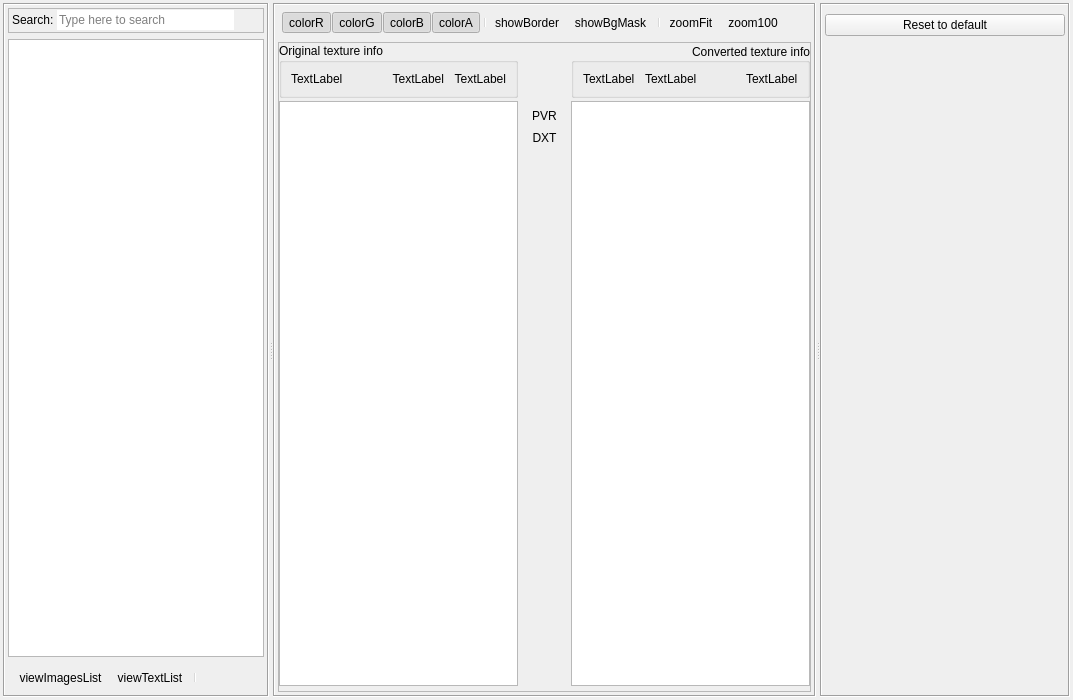
<?xml version="1.0" encoding="UTF-8"?>
<ui version="4.0">
 <class>TextureDialog</class>
 <widget class="QDialog" name="TextureDialog">
  <property name="geometry">
   <rect>
    <x>0</x>
    <y>0</y>
    <width>1073</width>
    <height>700</height>
   </rect>
  </property>
  <property name="sizePolicy">
   <sizepolicy hsizetype="Expanding" vsizetype="Expanding">
    <horstretch>0</horstretch>
    <verstretch>0</verstretch>
   </sizepolicy>
  </property>
  <property name="windowTitle">
   <string>Textures Browser</string>
  </property>
  <property name="windowIcon">
   <iconset resource="QtIcons.qrc">
    <normaloff>:/QtIconsTextureDialog/view_pictures.png</normaloff>:/QtIconsTextureDialog/view_pictures.png</iconset>
  </property>
  <property name="statusTip">
   <string/>
  </property>
  <property name="sizeGripEnabled">
   <bool>false</bool>
  </property>
  <property name="modal">
   <bool>false</bool>
  </property>
  <layout class="QVBoxLayout" name="mainLayout">
   <property name="spacing">
    <number>0</number>
   </property>
   <property name="margin">
    <number>3</number>
   </property>
   <item>
    <widget class="QSplitter" name="splitter">
     <property name="sizePolicy">
      <sizepolicy hsizetype="Expanding" vsizetype="Expanding">
       <horstretch>0</horstretch>
       <verstretch>0</verstretch>
      </sizepolicy>
     </property>
     <property name="orientation">
      <enum>Qt::Horizontal</enum>
     </property>
     <widget class="QFrame" name="frame">
      <property name="sizePolicy">
       <sizepolicy hsizetype="Expanding" vsizetype="Preferred">
        <horstretch>0</horstretch>
        <verstretch>0</verstretch>
       </sizepolicy>
      </property>
      <property name="frameShape">
       <enum>QFrame::Box</enum>
      </property>
      <property name="frameShadow">
       <enum>QFrame::Sunken</enum>
      </property>
      <layout class="QVBoxLayout" name="verticalLayout">
       <property name="margin">
        <number>3</number>
       </property>
       <item>
        <widget class="QFrame" name="frame_5">
         <property name="sizePolicy">
          <sizepolicy hsizetype="Preferred" vsizetype="Fixed">
           <horstretch>0</horstretch>
           <verstretch>0</verstretch>
          </sizepolicy>
         </property>
         <property name="frameShape">
          <enum>QFrame::StyledPanel</enum>
         </property>
         <property name="frameShadow">
          <enum>QFrame::Raised</enum>
         </property>
         <layout class="QHBoxLayout" name="horizontalLayout">
          <property name="spacing">
           <number>3</number>
          </property>
          <property name="leftMargin">
           <number>3</number>
          </property>
          <property name="topMargin">
           <number>0</number>
          </property>
          <property name="rightMargin">
           <number>3</number>
          </property>
          <property name="bottomMargin">
           <number>0</number>
          </property>
          <item>
           <widget class="QLabel" name="label">
            <property name="sizePolicy">
             <sizepolicy hsizetype="Preferred" vsizetype="Fixed">
              <horstretch>0</horstretch>
              <verstretch>0</verstretch>
             </sizepolicy>
            </property>
            <property name="text">
             <string>Search:</string>
            </property>
           </widget>
          </item>
          <item>
           <widget class="QLineEdit" name="textureFilterEdit">
            <property name="toolTip">
             <string>Type here to search</string>
            </property>
            <property name="statusTip">
             <string/>
            </property>
            <property name="frame">
             <bool>false</bool>
            </property>
            <property name="placeholderText">
             <string>Type here to search</string>
            </property>
           </widget>
          </item>
          <item>
           <widget class="QPushButton" name="clearFilterButton">
            <property name="minimumSize">
             <size>
              <width>23</width>
              <height>23</height>
             </size>
            </property>
            <property name="maximumSize">
             <size>
              <width>23</width>
              <height>23</height>
             </size>
            </property>
            <property name="toolTip">
             <string>Clear search results</string>
            </property>
            <property name="statusTip">
             <string/>
            </property>
            <property name="text">
             <string/>
            </property>
            <property name="icon">
             <iconset resource="QtIcons.qrc">
              <normaloff>:/QtIconsTextureDialog/editclear.png</normaloff>:/QtIconsTextureDialog/editclear.png</iconset>
            </property>
            <property name="autoDefault">
             <bool>true</bool>
            </property>
            <property name="flat">
             <bool>true</bool>
            </property>
           </widget>
          </item>
         </layout>
        </widget>
       </item>
       <item>
        <widget class="TextureList" name="listViewTextures">
         <property name="sizePolicy">
          <sizepolicy hsizetype="Expanding" vsizetype="Preferred">
           <horstretch>0</horstretch>
           <verstretch>0</verstretch>
          </sizepolicy>
         </property>
        </widget>
       </item>
       <item>
        <widget class="QToolBar" name="textureListToolbar">
         <property name="iconSize">
          <size>
           <width>16</width>
           <height>16</height>
          </size>
         </property>
         <addaction name="actionViewImagesList"/>
         <addaction name="actionViewTextList"/>
         <addaction name="separator"/>
        </widget>
       </item>
      </layout>
     </widget>
     <widget class="QSplitter" name="splitterH">
      <property name="sizePolicy">
       <sizepolicy hsizetype="Expanding" vsizetype="Expanding">
        <horstretch>80</horstretch>
        <verstretch>100</verstretch>
       </sizepolicy>
      </property>
      <property name="frameShape">
       <enum>QFrame::NoFrame</enum>
      </property>
      <property name="frameShadow">
       <enum>QFrame::Sunken</enum>
      </property>
      <property name="lineWidth">
       <number>1</number>
      </property>
      <property name="orientation">
       <enum>Qt::Vertical</enum>
      </property>
      <widget class="QFrame" name="frameTextures">
       <property name="sizePolicy">
        <sizepolicy hsizetype="Preferred" vsizetype="Preferred">
         <horstretch>0</horstretch>
         <verstretch>0</verstretch>
        </sizepolicy>
       </property>
       <property name="frameShape">
        <enum>QFrame::Box</enum>
       </property>
       <property name="frameShadow">
        <enum>QFrame::Sunken</enum>
       </property>
       <layout class="QVBoxLayout" name="verticalLayout_3">
        <property name="spacing">
         <number>5</number>
        </property>
        <property name="margin">
         <number>3</number>
        </property>
        <item>
         <widget class="QToolBar" name="textureToolbar">
          <property name="minimumSize">
           <size>
            <width>0</width>
            <height>0</height>
           </size>
          </property>
          <property name="sizeIncrement">
           <size>
            <width>0</width>
            <height>0</height>
           </size>
          </property>
          <property name="baseSize">
           <size>
            <width>0</width>
            <height>0</height>
           </size>
          </property>
          <property name="orientation">
           <enum>Qt::Horizontal</enum>
          </property>
          <property name="iconSize">
           <size>
            <width>16</width>
            <height>16</height>
           </size>
          </property>
          <property name="toolButtonStyle">
           <enum>Qt::ToolButtonIconOnly</enum>
          </property>
          <property name="floatable">
           <bool>true</bool>
          </property>
          <addaction name="actionColorR"/>
          <addaction name="actionColorG"/>
          <addaction name="actionColorB"/>
          <addaction name="actionColorA"/>
          <addaction name="separator"/>
          <addaction name="actionShowBorder"/>
          <addaction name="actionShowBgMask"/>
          <addaction name="separator"/>
          <addaction name="actionZoomFit"/>
          <addaction name="actionZoom100"/>
         </widget>
        </item>
        <item>
         <widget class="QFrame" name="frame_2">
          <property name="frameShape">
           <enum>QFrame::StyledPanel</enum>
          </property>
          <property name="frameShadow">
           <enum>QFrame::Raised</enum>
          </property>
          <layout class="QGridLayout" name="gridLayout_3">
           <property name="leftMargin">
            <number>0</number>
           </property>
           <property name="topMargin">
            <number>0</number>
           </property>
           <property name="rightMargin">
            <number>0</number>
           </property>
           <property name="bottomMargin">
            <number>5</number>
           </property>
           <property name="spacing">
            <number>3</number>
           </property>
           <item row="1" column="0">
            <widget class="TextureScrollArea" name="textureAreaOriginal">
             <property name="cursor" stdset="0">
              <cursorShape>ArrowCursor</cursorShape>
             </property>
             <property name="mouseTracking">
              <bool>true</bool>
             </property>
             <property name="widgetResizable" stdset="0">
              <bool>true</bool>
             </property>
            </widget>
           </item>
           <item row="1" column="1">
            <widget class="QToolBar" name="textureViewToolbar">
             <property name="orientation">
              <enum>Qt::Vertical</enum>
             </property>
             <addaction name="actionViewPVR"/>
             <addaction name="actionViewDXT"/>
            </widget>
           </item>
           <item row="1" column="2">
            <widget class="TextureScrollArea" name="textureAreaPVR">
             <property name="cursor" stdset="0">
              <cursorShape>ArrowCursor</cursorShape>
             </property>
             <property name="mouseTracking">
              <bool>true</bool>
             </property>
             <property name="frameShape">
              <enum>QFrame::StyledPanel</enum>
             </property>
             <property name="frameShadow">
              <enum>QFrame::Sunken</enum>
             </property>
             <property name="widgetResizable" stdset="0">
              <bool>true</bool>
             </property>
            </widget>
           </item>
           <item row="0" column="0">
            <widget class="QGroupBox" name="groupBox_4">
             <property name="title">
              <string>Original texture info</string>
             </property>
             <property name="flat">
              <bool>false</bool>
             </property>
             <layout class="QGridLayout" name="gridLayout_2">
              <property name="horizontalSpacing">
               <number>10</number>
              </property>
              <property name="margin">
               <number>9</number>
              </property>
              <item row="0" column="1">
               <widget class="QLabel" name="labelOriginalFormat">
                <property name="text">
                 <string>TextLabel</string>
                </property>
                <property name="alignment">
                 <set>Qt::AlignLeading|Qt::AlignLeft|Qt::AlignTop</set>
                </property>
                <property name="wordWrap">
                 <bool>true</bool>
                </property>
                <property name="margin">
                 <number>3</number>
                </property>
               </widget>
              </item>
              <item row="0" column="3">
               <widget class="QLabel" name="labelOriginalXY">
                <property name="sizePolicy">
                 <sizepolicy hsizetype="Maximum" vsizetype="Preferred">
                  <horstretch>0</horstretch>
                  <verstretch>0</verstretch>
                 </sizepolicy>
                </property>
                <property name="frameShadow">
                 <enum>QFrame::Plain</enum>
                </property>
                <property name="text">
                 <string>TextLabel</string>
                </property>
                <property name="alignment">
                 <set>Qt::AlignRight|Qt::AlignTop|Qt::AlignTrailing</set>
                </property>
                <property name="margin">
                 <number>3</number>
                </property>
               </widget>
              </item>
              <item row="0" column="4">
               <widget class="QLabel" name="labelOriginalRGBA">
                <property name="sizePolicy">
                 <sizepolicy hsizetype="Maximum" vsizetype="Preferred">
                  <horstretch>0</horstretch>
                  <verstretch>0</verstretch>
                 </sizepolicy>
                </property>
                <property name="text">
                 <string>TextLabel</string>
                </property>
                <property name="alignment">
                 <set>Qt::AlignRight|Qt::AlignTop|Qt::AlignTrailing</set>
                </property>
                <property name="margin">
                 <number>3</number>
                </property>
               </widget>
              </item>
             </layout>
            </widget>
           </item>
           <item row="0" column="2">
            <widget class="QGroupBox" name="groupBox_3">
             <property name="title">
              <string>Converted texture info</string>
             </property>
             <property name="alignment">
              <set>Qt::AlignRight|Qt::AlignTrailing|Qt::AlignVCenter</set>
             </property>
             <layout class="QGridLayout" name="gridLayout">
              <property name="horizontalSpacing">
               <number>10</number>
              </property>
              <item row="0" column="2">
               <widget class="QLabel" name="labelConvertedFormat">
                <property name="sizePolicy">
                 <sizepolicy hsizetype="Maximum" vsizetype="Preferred">
                  <horstretch>0</horstretch>
                  <verstretch>0</verstretch>
                 </sizepolicy>
                </property>
                <property name="text">
                 <string>TextLabel</string>
                </property>
                <property name="alignment">
                 <set>Qt::AlignLeading|Qt::AlignLeft|Qt::AlignTop</set>
                </property>
                <property name="wordWrap">
                 <bool>true</bool>
                </property>
                <property name="margin">
                 <number>3</number>
                </property>
               </widget>
              </item>
              <item row="0" column="1">
               <widget class="QLabel" name="labelConvertedXY">
                <property name="sizePolicy">
                 <sizepolicy hsizetype="Preferred" vsizetype="Preferred">
                  <horstretch>0</horstretch>
                  <verstretch>0</verstretch>
                 </sizepolicy>
                </property>
                <property name="text">
                 <string>TextLabel</string>
                </property>
                <property name="alignment">
                 <set>Qt::AlignLeading|Qt::AlignLeft|Qt::AlignTop</set>
                </property>
                <property name="margin">
                 <number>3</number>
                </property>
               </widget>
              </item>
              <item row="0" column="0">
               <widget class="QLabel" name="labelConvertedRGBA">
                <property name="sizePolicy">
                 <sizepolicy hsizetype="Maximum" vsizetype="Preferred">
                  <horstretch>0</horstretch>
                  <verstretch>0</verstretch>
                 </sizepolicy>
                </property>
                <property name="text">
                 <string>TextLabel</string>
                </property>
                <property name="alignment">
                 <set>Qt::AlignLeading|Qt::AlignLeft|Qt::AlignTop</set>
                </property>
                <property name="margin">
                 <number>3</number>
                </property>
               </widget>
              </item>
             </layout>
            </widget>
           </item>
          </layout>
         </widget>
        </item>
       </layout>
      </widget>
     </widget>
     <widget class="QFrame" name="frame_3">
      <property name="sizePolicy">
       <sizepolicy hsizetype="Expanding" vsizetype="Preferred">
        <horstretch>0</horstretch>
        <verstretch>0</verstretch>
       </sizepolicy>
      </property>
      <property name="minimumSize">
       <size>
        <width>250</width>
        <height>0</height>
       </size>
      </property>
      <property name="frameShape">
       <enum>QFrame::Box</enum>
      </property>
      <property name="frameShadow">
       <enum>QFrame::Sunken</enum>
      </property>
      <layout class="QVBoxLayout" name="verticalLayout_2">
       <property name="margin">
        <number>3</number>
       </property>
       <item>
        <widget class="TextureProperties" name="textureProperties" native="true">
         <property name="sizePolicy">
          <sizepolicy hsizetype="Expanding" vsizetype="Preferred">
           <horstretch>0</horstretch>
           <verstretch>0</verstretch>
          </sizepolicy>
         </property>
        </widget>
       </item>
       <item>
        <widget class="QPushButton" name="resetCommonProp">
         <property name="sizePolicy">
          <sizepolicy hsizetype="Preferred" vsizetype="Fixed">
           <horstretch>0</horstretch>
           <verstretch>0</verstretch>
          </sizepolicy>
         </property>
         <property name="maximumSize">
          <size>
           <width>16777215</width>
           <height>16777215</height>
          </size>
         </property>
         <property name="text">
          <string>Reset to default</string>
         </property>
        </widget>
       </item>
       <item>
        <spacer name="verticalSpacer">
         <property name="orientation">
          <enum>Qt::Vertical</enum>
         </property>
         <property name="sizeHint" stdset="0">
          <size>
           <width>20</width>
           <height>40</height>
          </size>
         </property>
        </spacer>
       </item>
      </layout>
     </widget>
    </widget>
   </item>
  </layout>
  <action name="actionColorR">
   <property name="checkable">
    <bool>true</bool>
   </property>
   <property name="checked">
    <bool>true</bool>
   </property>
   <property name="icon">
    <iconset resource="QtIcons.qrc">
     <normaloff>:/QtIconsTextureDialog/red.png</normaloff>:/QtIconsTextureDialog/red.png</iconset>
   </property>
   <property name="text">
    <string>colorR</string>
   </property>
   <property name="toolTip">
    <string>Show RED color channel</string>
   </property>
  </action>
  <action name="actionColorG">
   <property name="checkable">
    <bool>true</bool>
   </property>
   <property name="checked">
    <bool>true</bool>
   </property>
   <property name="icon">
    <iconset resource="QtIcons.qrc">
     <normaloff>:/QtIconsTextureDialog/green.png</normaloff>:/QtIconsTextureDialog/green.png</iconset>
   </property>
   <property name="text">
    <string>colorG</string>
   </property>
   <property name="toolTip">
    <string>Show GREEN color channel</string>
   </property>
  </action>
  <action name="actionColorB">
   <property name="checkable">
    <bool>true</bool>
   </property>
   <property name="checked">
    <bool>true</bool>
   </property>
   <property name="icon">
    <iconset resource="QtIcons.qrc">
     <normaloff>:/QtIconsTextureDialog/blue.png</normaloff>:/QtIconsTextureDialog/blue.png</iconset>
   </property>
   <property name="text">
    <string>colorB</string>
   </property>
   <property name="toolTip">
    <string>Show BLUE color channel</string>
   </property>
  </action>
  <action name="actionColorA">
   <property name="checkable">
    <bool>true</bool>
   </property>
   <property name="checked">
    <bool>true</bool>
   </property>
   <property name="icon">
    <iconset resource="QtIcons.qrc">
     <normaloff>:/QtIconsTextureDialog/alpha.png</normaloff>:/QtIconsTextureDialog/alpha.png</iconset>
   </property>
   <property name="text">
    <string>colorA</string>
   </property>
   <property name="toolTip">
    <string>Show ALPHA channel</string>
   </property>
  </action>
  <action name="actionViewImagesList">
   <property name="checkable">
    <bool>true</bool>
   </property>
   <property name="icon">
    <iconset resource="QtIcons.qrc">
     <normaloff>:/QtIconsTextureDialog/view_pictures.png</normaloff>:/QtIconsTextureDialog/view_pictures.png</iconset>
   </property>
   <property name="text">
    <string>viewImagesList</string>
   </property>
   <property name="toolTip">
    <string>View textrures priview</string>
   </property>
  </action>
  <action name="actionViewTextList">
   <property name="checkable">
    <bool>true</bool>
   </property>
   <property name="icon">
    <iconset resource="QtIcons.qrc">
     <normaloff>:/QtIconsTextureDialog/view_list.png</normaloff>:/QtIconsTextureDialog/view_list.png</iconset>
   </property>
   <property name="text">
    <string>viewTextList</string>
   </property>
   <property name="toolTip">
    <string>View simple textutes list</string>
   </property>
  </action>
  <action name="actionViewPVR">
   <property name="checkable">
    <bool>true</bool>
   </property>
   <property name="text">
    <string>PVR</string>
   </property>
   <property name="toolTip">
    <string>PVR</string>
   </property>
  </action>
  <action name="actionViewDXT">
   <property name="checkable">
    <bool>true</bool>
   </property>
   <property name="text">
    <string>DXT</string>
   </property>
   <property name="toolTip">
    <string>DXT</string>
   </property>
  </action>
  <action name="actionShowBorder">
   <property name="checkable">
    <bool>true</bool>
   </property>
   <property name="icon">
    <iconset resource="QtIcons.qrc">
     <normaloff>:/QtIconsTextureDialog/border.png</normaloff>:/QtIconsTextureDialog/border.png</iconset>
   </property>
   <property name="text">
    <string>showBorder</string>
   </property>
   <property name="toolTip">
    <string>Show texture border</string>
   </property>
  </action>
  <action name="actionShowBgMask">
   <property name="checkable">
    <bool>true</bool>
   </property>
   <property name="icon">
    <iconset resource="QtIcons.qrc">
     <normaloff>:/QtIconsTextureDialog/opacity.png</normaloff>:/QtIconsTextureDialog/opacity.png</iconset>
   </property>
   <property name="text">
    <string>showBgMask</string>
   </property>
   <property name="toolTip">
    <string>Show tiled background</string>
   </property>
  </action>
  <action name="actionZoom100">
   <property name="icon">
    <iconset resource="QtIcons.qrc">
     <normaloff>:/QtIconsTextureDialog/zoom_100.png</normaloff>:/QtIconsTextureDialog/zoom_100.png</iconset>
   </property>
   <property name="text">
    <string>zoom100</string>
   </property>
   <property name="toolTip">
    <string>Zoom to 100%</string>
   </property>
  </action>
  <action name="actionZoomFit">
   <property name="icon">
    <iconset resource="QtIcons.qrc">
     <normaloff>:/QtIconsTextureDialog/zoom_fit.png</normaloff>:/QtIconsTextureDialog/zoom_fit.png</iconset>
   </property>
   <property name="text">
    <string>zoomFit</string>
   </property>
   <property name="toolTip">
    <string>Zoom to fit</string>
   </property>
  </action>
 </widget>
 <customwidgets>
  <customwidget>
   <class>TextureScrollArea</class>
   <extends>QGraphicsView</extends>
   <header>texturescrollarea.h</header>
   <container>1</container>
  </customwidget>
  <customwidget>
   <class>TextureList</class>
   <extends>QListView</extends>
   <header>texturelist.h</header>
  </customwidget>
  <customwidget>
   <class>TextureProperties</class>
   <extends>QWidget</extends>
   <header>textureproperties.h</header>
   <container>1</container>
   <slots>
    <slot>resetCommonProp()</slot>
   </slots>
  </customwidget>
 </customwidgets>
 <tabstops>
  <tabstop>listViewTextures</tabstop>
  <tabstop>textureAreaOriginal</tabstop>
  <tabstop>textureAreaPVR</tabstop>
  <tabstop>textureFilterEdit</tabstop>
  <tabstop>clearFilterButton</tabstop>
 </tabstops>
 <resources>
  <include location="QtIcons.qrc"/>
 </resources>
 <connections>
  <connection>
   <sender>clearFilterButton</sender>
   <signal>clicked()</signal>
   <receiver>textureFilterEdit</receiver>
   <slot>clear()</slot>
   <hints>
    <hint type="sourcelabel">
     <x>258</x>
     <y>30</y>
    </hint>
    <hint type="destinationlabel">
     <x>209</x>
     <y>28</y>
    </hint>
   </hints>
  </connection>
  <connection>
   <sender>resetCommonProp</sender>
   <signal>clicked()</signal>
   <receiver>textureProperties</receiver>
   <slot>resetCommonProp()</slot>
   <hints>
    <hint type="sourcelabel">
     <x>883</x>
     <y>30</y>
    </hint>
    <hint type="destinationlabel">
     <x>885</x>
     <y>7</y>
    </hint>
   </hints>
  </connection>
 </connections>
</ui>
